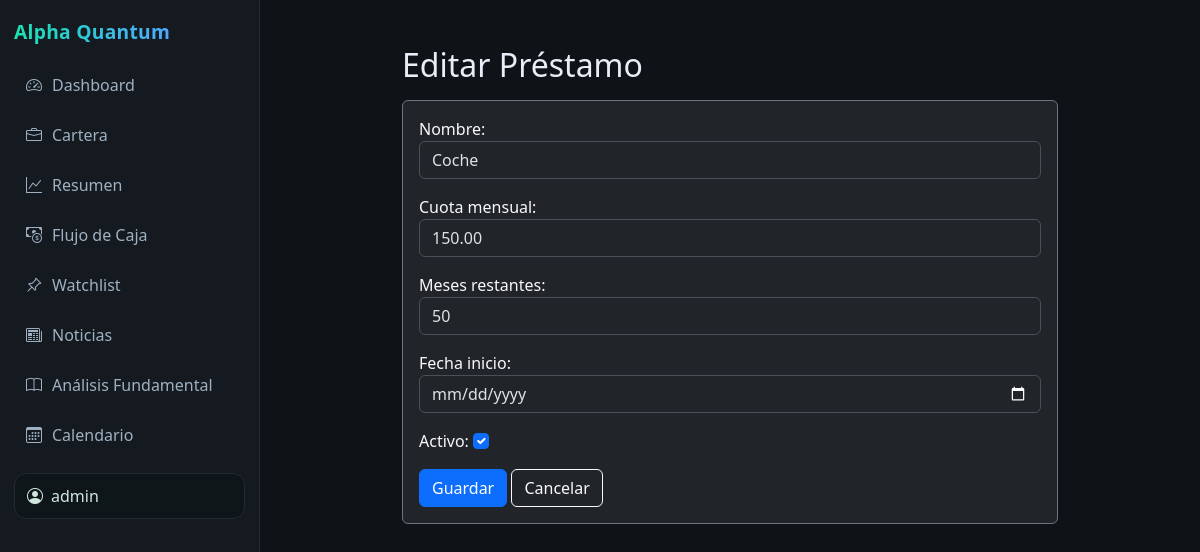
Screenshot of /cashflow/prestamo/1/editar/ (signed in) with the database file from the repository.
### alpha_quantum/models/custom_user.py (models this page shows, shortened)
class CustomUser(AbstractUser):
    email = models.EmailField(unique=True)

### alpha_quantum/models/prestamo.py (models this page shows, shortened)
class Prestamo(models.Model):
    user = models.ForeignKey(User, on_delete=models.CASCADE)
    nombre = models.CharField(max_length=100)
    monto_total = models.DecimalField(max_digits=12, decimal_places=2)
    cuota_mensual = models.DecimalField(max_digits=10, decimal_places=2)
    meses_restantes = models.PositiveIntegerField()
    fecha_inicio = models.DateField()
    activo = models.BooleanField(default=True)

### alpha_quantum/views.py (the view)
# urls.py: path('cashflow/prestamo/<int:pk>/editar/', views.editar_prestamo, name='editar_prestamo'),
@login_required
def editar_prestamo(request, pk):
    prestamo = get_object_or_404(Prestamo, pk=pk, user=request.user)
    if request.method == 'POST':
        form = PrestamoForm(request.POST, instance=prestamo)
        if form.is_valid():
            form.save()
            messages.success(request, "✅ Préstamo actualizado.")
            return redirect('flujo_de_caja')
    else:
        form = PrestamoForm(instance=prestamo)
    return render(request, 'alpha_quantum/cashflow/editar_prestamo.html', {'form': form, 'obj': prestamo})

### alpha_quantum/forms.py
class PrestamoForm(forms.ModelForm):
    class Meta:
        model = Prestamo
        fields = ['nombre', 'cuota_mensual', 'meses_restantes', 'fecha_inicio', 'activo']
        widgets = {
            'nombre': forms.TextInput(attrs={'class': 'form-control'}),
            'cuota_mensual': forms.NumberInput(attrs={'class': 'form-control'}),
            'meses_restantes': forms.NumberInput(attrs={'class': 'form-control'}),
            'fecha_inicio': forms.DateInput(attrs={'type': 'date', 'class': 'form-control'}),
            'activo': forms.CheckboxInput(attrs={'class': 'form-check-input'}),
        }

### alpha_quantum/templates/alpha_quantum/cashflow/editar_prestamo.html (shortened to what this page needs)
{% extends 'alpha_quantum/layout.html' %}
{% block content %}
<div class="container mt-4" style="max-width:680px">
  <h2 class="mb-3">Editar Préstamo</h2>
  <form method="post" class="card p-3 bg-dark text-light border-secondary">
    {{ form.as_p }}
    <div>
      <button type="submit" class="btn btn-primary">Guardar</button>
      <a href="{% url 'flujo_de_caja' %}" class="btn btn-outline-light">Cancelar</a>
    </div>
  </form>
</div>
{% endblock %}

### alpha_quantum/templates/alpha_quantum/layout.html (shortened to what this page needs)
{% load static %}
<!doctype html>
<html lang="es" data-bs-theme="dark">
<head>
  <link href="https://cdn.jsdelivr.net/npm/bootstrap@5.3.3/dist/css/bootstrap.min.css" rel="stylesheet">
  <link href="https://cdn.jsdelivr.net/npm/bootstrap-icons@1.11.3/font/bootstrap-icons.min.css" rel="stylesheet">
  <link href="{% static 'alpha_quantum/css/app.css' %}" rel="stylesheet">
</head>
<body>
  <div class="aq-layout">
    <aside class="aq-sidebar" id="sidebar">
      <div class="d-flex align-items-center justify-content-between mb-3">
        <div class="aq-brand">Alpha Quantum</div>
      </div>
      <nav class="aq-nav">
        <a class="aq-link {% if request.resolver_match.url_name == 'dashboard' %}active{% endif %}"
           href="{% url 'dashboard' %}">
          <i class="bi bi-speedometer2"></i><span>Dashboard</span>
        </a>
        <a class="aq-link {% if request.resolver_match.url_name == 'cartera' %}active{% endif %}"
           href="{% url 'cartera' %}">
          <i class="bi bi-briefcase"></i><span>Cartera</span>
        </a>
        <a class="aq-link {% if request.resolver_match.url_name == 'resumen' or request.resolver_match.url_name == 'resumen_cartera' %}active{% endif %}"
           href="{% url 'resumen_cartera' %}">
          <i class="bi bi-graph-up"></i><span>Resumen</span>
        </a>
        <a class="aq-link {% if request.resolver_match.url_name == 'flujo_de_caja' %}active{% endif %}"
           href="{% url 'flujo_de_caja' %}">
          <i class="bi bi-cash-coin"></i><span>Flujo de Caja</span>
        </a>
        <a class="aq-link {% if request.resolver_match.url_name in 'ver_watchlist watchlist' %}active{% endif %}"
           href="{% url 'ver_watchlist' %}">
          <i class="bi bi-pin-angle"></i><span>Watchlist</span>
        </a>
        <a class="aq-link {% if request.resolver_match.url_name == 'noticias' %}active{% endif %}"
           href="{% url 'noticias' %}">
          <i class="bi bi-newspaper"></i><span>Noticias</span>
        </a>
        <a class="aq-link {% if request.resolver_match.url_name == 'analisis_fundamental' %}active{% endif %}"
           href="{% url 'fundamental' %}">
          <i class="bi bi-book"></i><span>Análisis Fundamental</span>
        </a>
        <a class="aq-link {% if request.resolver_match.url_name == 'calendario' %}active{% endif %}"
           href="{% url 'calendario' %}">
          <i class="bi bi-calendar3"></i><span>Calendario</span>
        </a>
      </nav>
      <div class="aq-user">
        <i class="bi bi-person-circle me-2"></i>{{ request.user.username }}
      </div>
    </aside>
    <main class="aq-main">
      {% block content %}{% endblock %}
    </main>
  </div>
</body>
</html>

### alpha_quantum/static/alpha_quantum/css/app.css (style rules this page uses)
:root { --aq-bg:#0f1317; --aq-panel:#151a21; --aq-border:#232a33; --aq-text:#e7eef7; --aq-muted:#9fb1c1; --aq-accent:#19e3b1; --aq-accent-2:#4ea8ff; }
body { background:var(--aq-bg); color:var(--aq-text); }
.aq-layout { display:flex; min-height:100vh; }
.aq-sidebar { width:260px; flex:0 0 260px; background:var(--aq-panel); border-right:1px solid var(--aq-border); padding:18px 14px; position:sticky; top:0; height:100vh; overflow-y:auto; }
.aq-brand { font-weight:800; font-size:1.2rem; letter-spacing:.3px; background: linear-gradient(90deg, var(--aq-accent), var(--aq-accent-2)); -webkit-background-clip:text; background-clip:text; color:transparent; }
.aq-nav { display:flex; flex-direction:column; gap:6px; margin-top:8px; }
.aq-link { display:flex; align-items:center; gap:10px; padding:10px 12px; border-radius:12px; color:var(--aq-muted); text-decoration:none; }
.aq-user { position:sticky; bottom:0; margin-top:16px; padding:10px 12px; border:1px solid var(--aq-border); border-radius:12px; background:#0f161a; color:#cfe7df; }
.aq-main { flex:1; padding:22px; }

### rows the page displays
CustomUser: user.username "admin"
Prestamo: nombre "Coche", cuota_mensual "150.00", meses_restantes "50", activo "☑"
